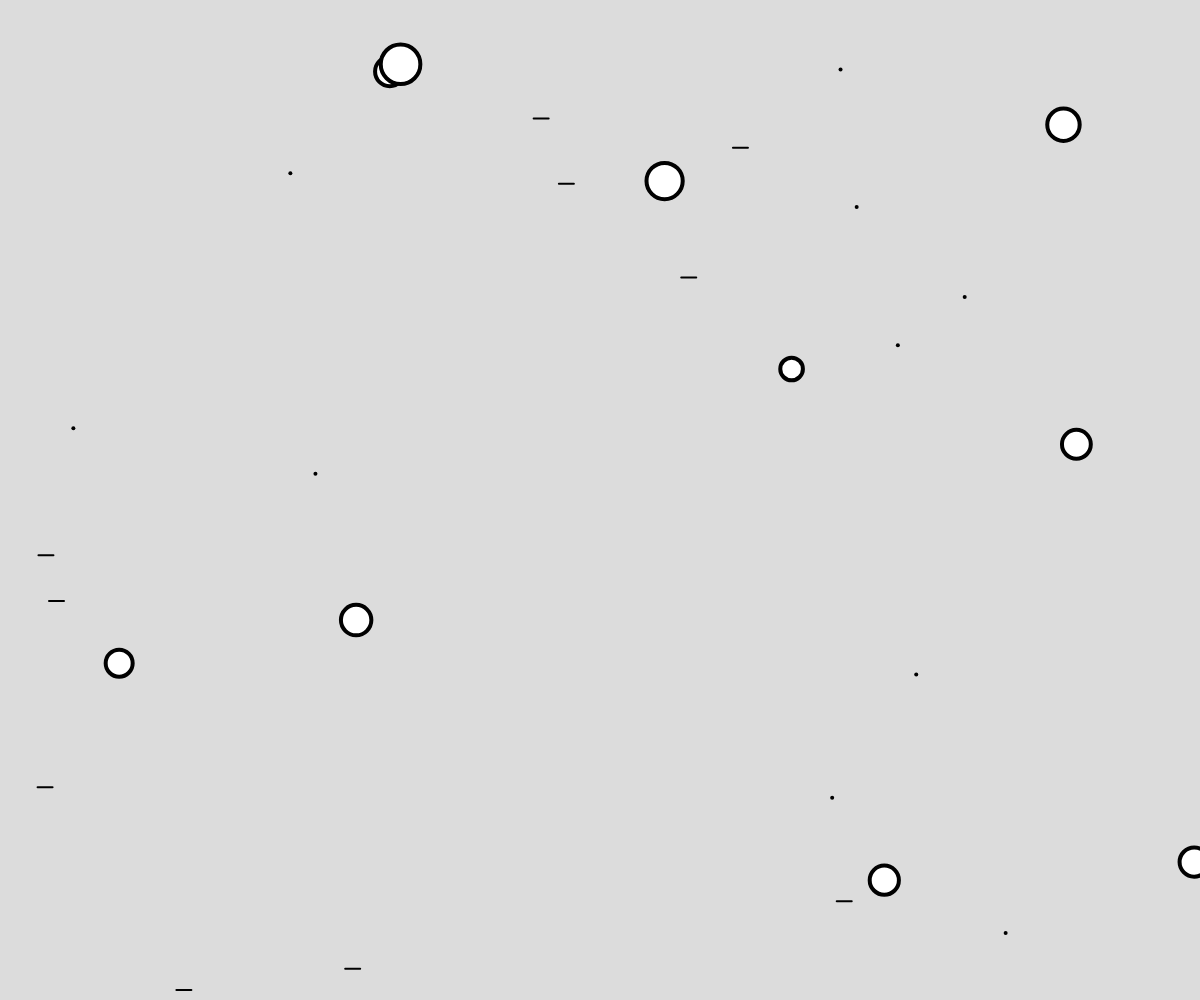
Frame 1 (no input)
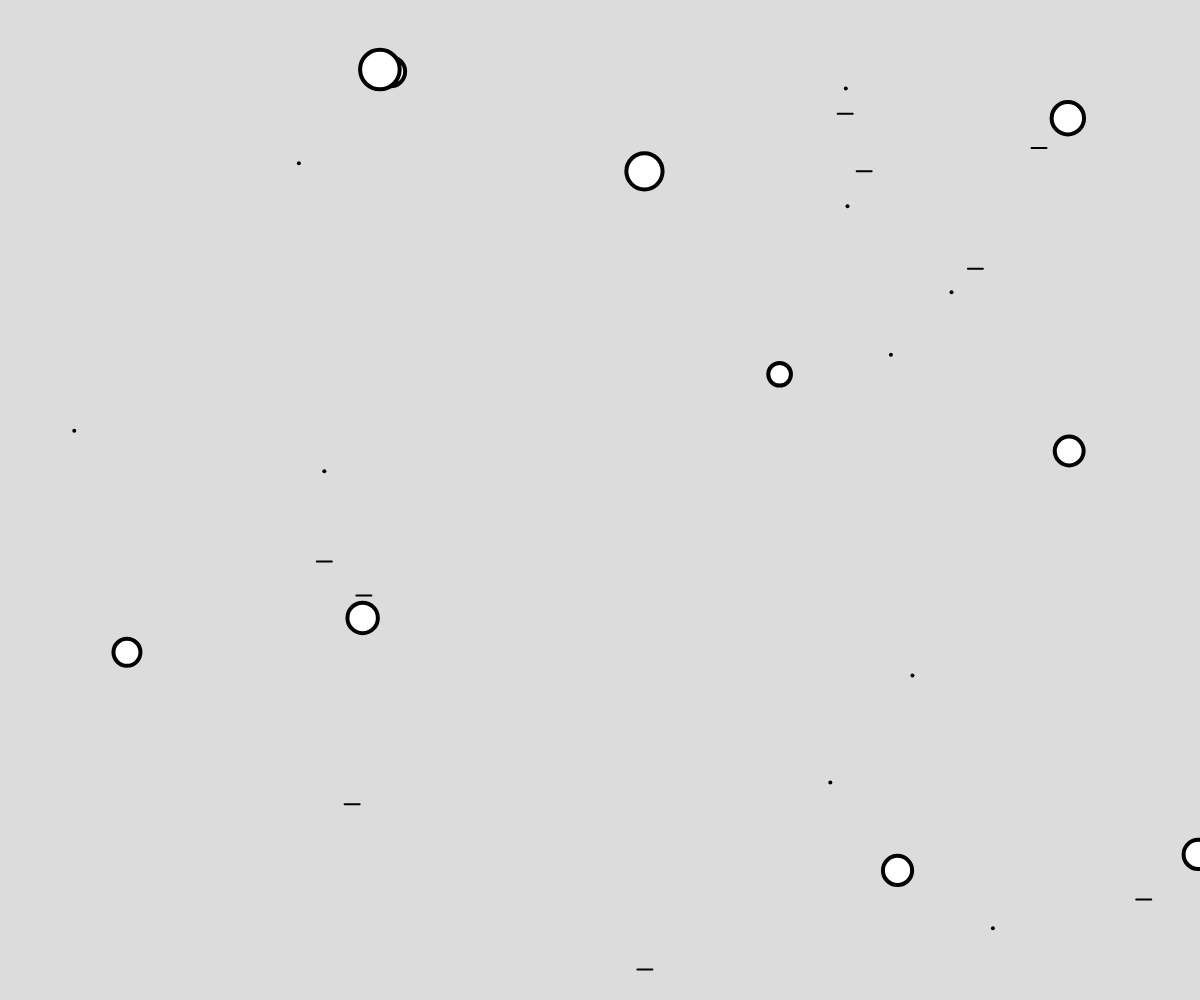
Frame 60 (no input)
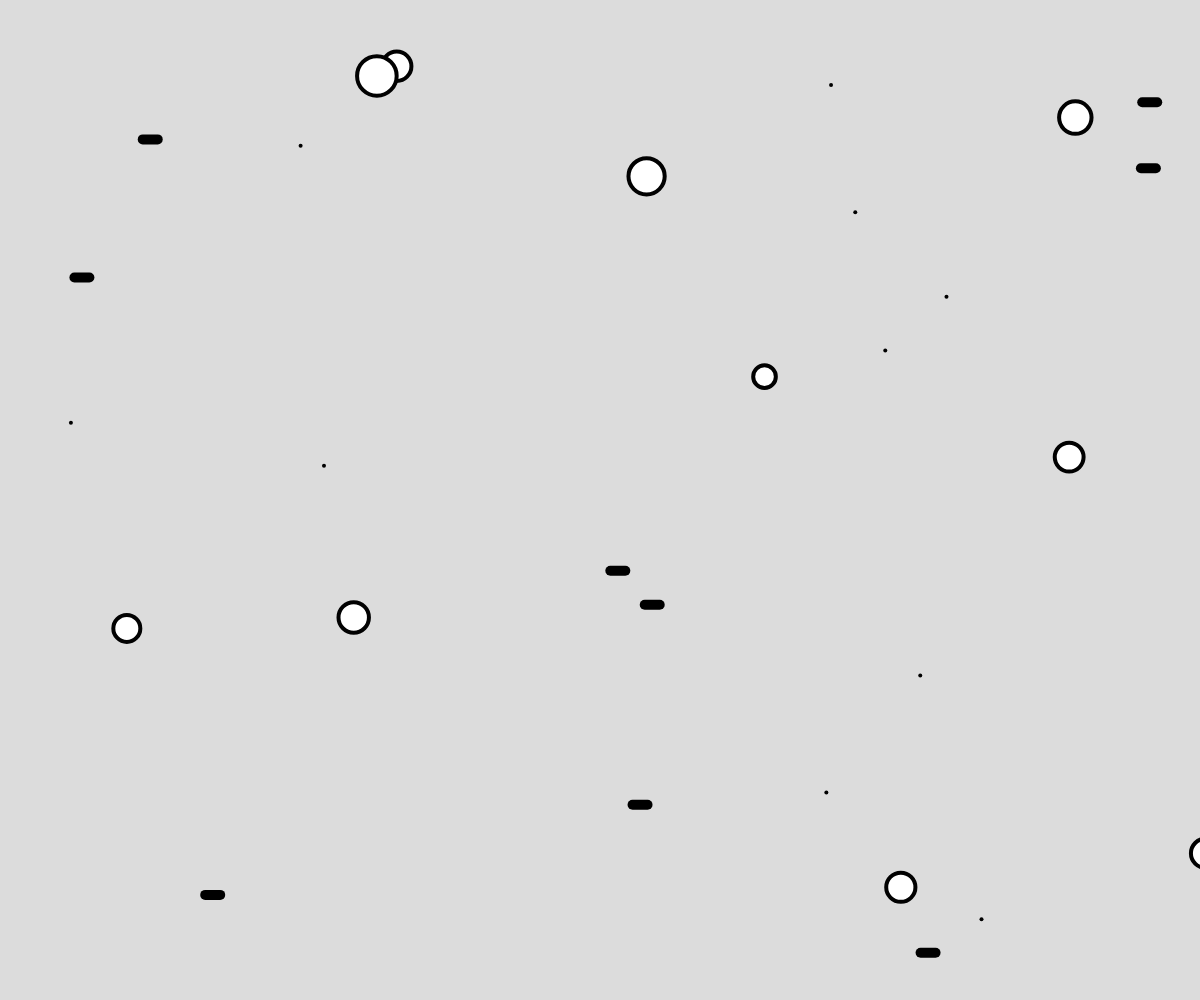
Frame 120 (the mouse pressed at the canvas centre since frame 60)

The p5.js sketch that drew these frames (run headless with seeded random() and noise() and a simulated clock; from frame 60 on, the mouse is pressed at the canvas centre):

// p5.js sketch
// ── sketch.js
// Inheritance demo 1
// Your Name
// Date
//
// Extra for Experts:
// - describe what you did to take this project "above and beyond"

let objects = [];

function setup() {
  createCanvas(windowWidth, windowHeight);
  //add points
  for (let i = 0; i < 10; i++) {
    objects.push(new AnimatedObject(random(width), random(height)));
  }
  //add circles
  for (let i = 0; i < 10; i++) {
    objects.push(new CircleObj(random(width), random(height), random(20, 40)));
  }
  //add lines
  for (let i = 0; i < 10; i++) {
    objects.push(new LineObj());
  }

}
function draw() {
  background(220);
  for (let o of objects) {
    o.move();
    o.display();
  }
}
class AnimatedObject {
  constructor(x, y) {
    this.x = x;
    this.y = y;
    this.size = 1;
  }

  move() {
    this.x += random(-2, 2);
    this.y += random(-2, 2);
  }

  display() {
    strokeWeight(4);
    point(this.x, this.y);
  }
}


//child class - circleObj
class CircleObj extends AnimatedObject {
  constructor(x, y, d) {
    super(x, y);
    this.size = d;
  }

  display() {
    stroke(1);
    ellipse(this.x, this.y, this.size, this.size);
  }
}

class LineObj extends AnimatedObject {
  constructor() {
    super(random(width), random(height));
  }

  move() {//wiggle effect
    super.move();
    this.x += 5;
    if (this.x > width) {
      this.x = 0;
    }
  }

  display() {
    stroke(0);
    if (mouseIsPressed) {
      strokeWeight(10);
    }
    else {
      strokeWeight(2);
    }
    print("asdf");
    line(this.x, this.y, this.x + 15, this.y);
  }
}
